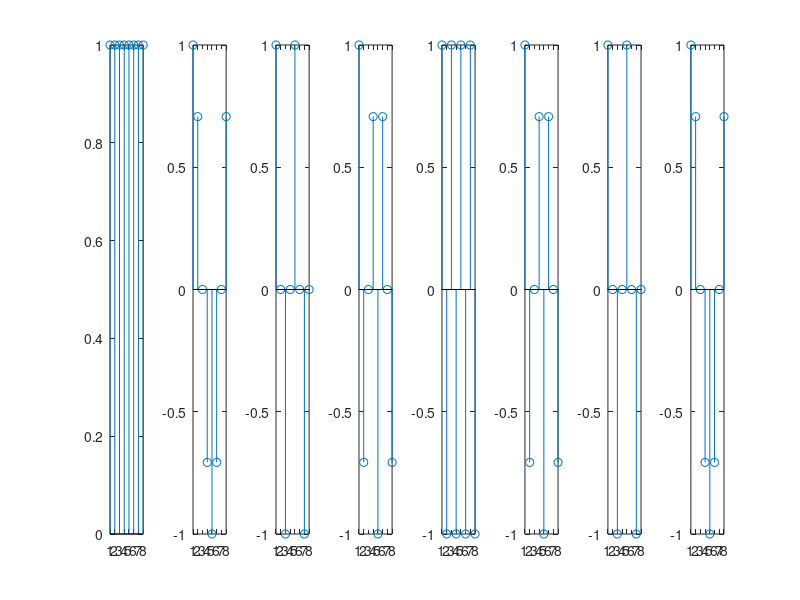

Recreate this plot in MATLAB.
% (i)

n = 0:7;

for j=1:8,
    l = zeros(1,8);
    l(j) = 1;
    L = fft(l);
    subplot(1, 8,j);
    stem(L);
end

% (iii)

n = ones(1, 1000);
fft(n)